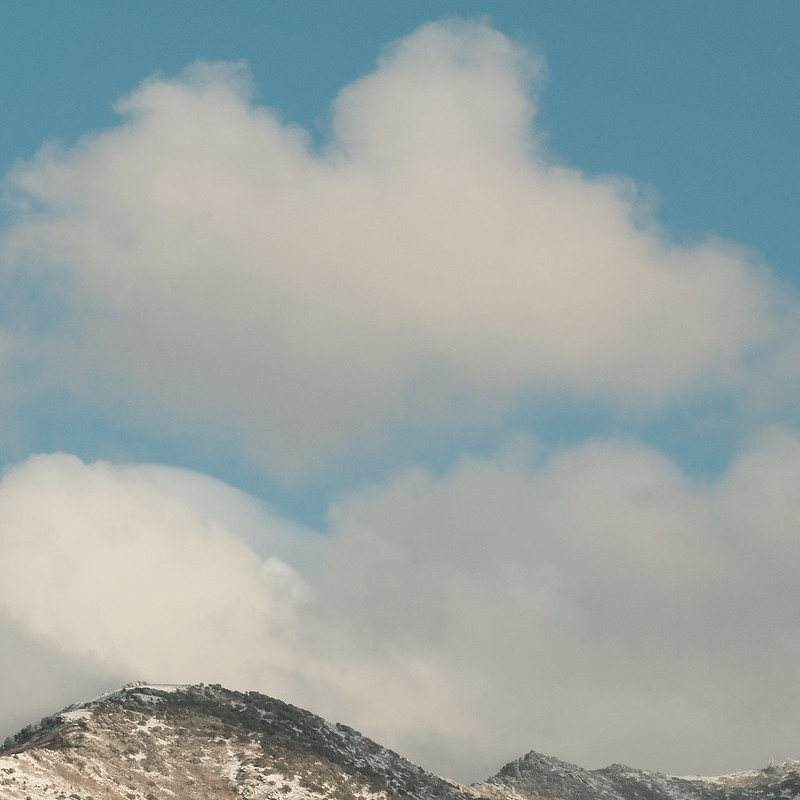
#> input picture refs/grain/xt30_a_off.jpg, 800 x 800 px, given in place of xt5_weak_small_crop.jpg, which was not available
$ python grain_measure2.py
#> lines starting #> are read from the running program, lines starting #| are printed output that depends on the picture; after the words box and inside, x2 and y2 are one past the last pixel; in counts of white or black regions, pixels touching at a corner belong together
import sys; sys.path.insert(0, "/Users/leonkreutzer/Downloads/fujisim")
import numpy as np
from PIL import Image
from scipy.ndimage import gaussian_filter, uniform_filter
L = np.array([.2126, .7152, .0722], np.float32)
def analyze(path, label, win=24):
#> called with label = 'X-T5 Grain Weak/Small (100%-Ausschnitt)', win = 24
    a = np.asarray(Image.open(path).convert("RGB")).astype(np.float32); y = a @ L
    base = gaussian_filter(y, 3.0); hp = y - base                              # Hochpass
    g = np.hypot(*np.gradient(gaussian_filter(y, 2.0)))                         # Struktur (Kanten/Textur) ausschliessen
    mean = uniform_filter(base, win); var = uniform_filter(hp ** 2, win)
    sel = (uniform_filter(g, win) < np.percentile(uniform_filter(g, win), 40))
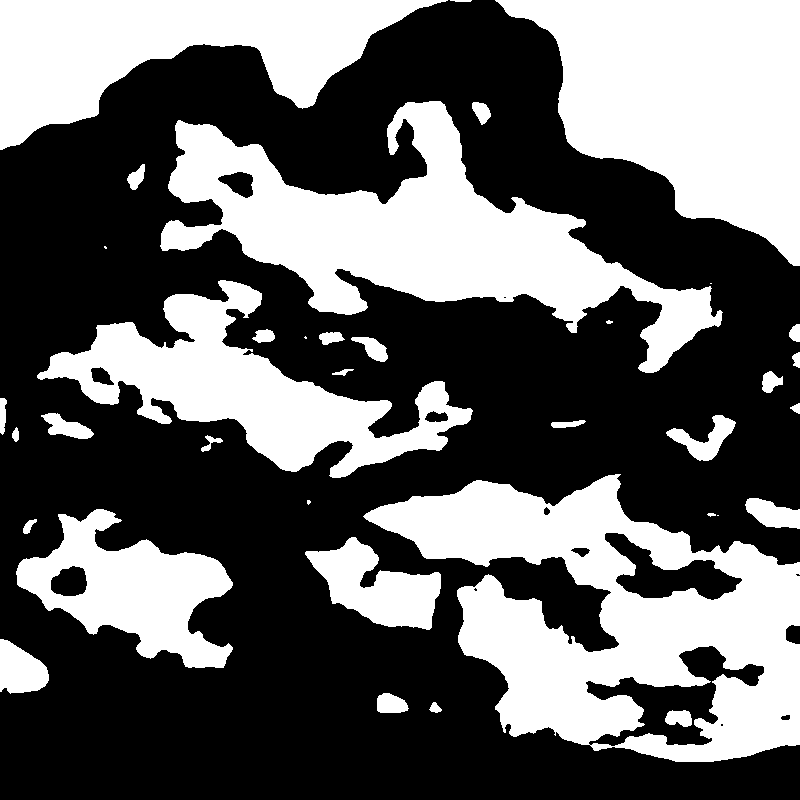
#> sel: shape (800, 800) bool; 40% white; 37 white regions (5 under 20 px), largest, box (x1, y1, x2, y2) and area: (363, 474, 800, 762) 61851, (160, 101, 723, 373) 51559, (495, 0, 800, 266) 48729
    print(f"\n{label}: Korn-Std (Luma-Hochpass, sigma 3) je Helligkeit, nur strukturarme Fenster")
    for lo in range(0, 256, 32):
        m = sel & (mean >= lo) & (mean < lo + 32)
        if m.sum() > 3000: print(f"   Y {lo:3d}-{lo+31:3d}: std {np.sqrt(np.median(var[m])):5.2f}   (n={m.sum()})")
#> this loop made 8 passes
#|    Y  96-127: std  0.89   (n=34957)
#|    Y 128-159: std  0.86   (n=65275)
#|    Y 160-191: std  0.68   (n=122898)
#|    Y 192-223: std  0.52   (n=32870)
    # ACF bei Lag 1..4 in glatten Patches
    flat = sel & (mean > 40) & (mean < 235)
    ys, xs = np.where(flat[::24, ::24]); acs = []
#> after `ys, xs = np.where(flat[::24, ::24])`: ys = 475 values from 0 to 31; xs = 475 values, max 33 at index 32, min 0 at index 0, mean 18.44
    for i, j in zip(ys[:200], xs[:200]):
        p = hp[i*24:i*24+48, j*24:j*24+48]
        if p.shape != (48, 48): continue
        p = p - p.mean(); f = np.fft.fft2(p); ac = np.fft.ifft2(f * np.conj(f)).real; ac /= ac[0, 0]; acs.append(0.5 * (ac[0, 1:5] + ac[1:5, 0]))
#> this loop made 200 passes
#> (i, j) on passes 2 to 4: (0, 1), (0, 2), (0, 3)
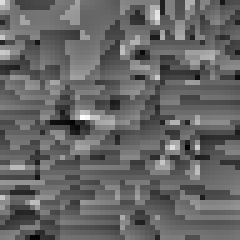
#> p: shape (48, 48) float32 (shown 5 times larger); min -2.12, max 3.2, mean 6.62e-09; drawn with min black and max white
#> after the loop, acs = 180 items, first 6: [0.42, -0.0378, -0.111, -0.0485], [0.466, 0.0266, -0.0776, -0.0165], [0.495, 0.025, -0.118, -0.0477], [0.471, -0.00598, -0.114, -0.00751], [0.462, 0.0106, -0.0909, -0.0172], [0.488, 0.0556, -0.0859, -0.0341]
    print("   Autokorrelation Lag 1,2,3,4:", np.round(np.median(acs, axis=0), 2))
#|    Autokorrelation Lag 1,2,3,4: [ 0.49  0.07 -0.02  0.01]
D = "/Users/leonkreutzer/Downloads/fujisim/refs/grain/%s.jpg"
analyze(D % "xt5_weak_small_crop", "X-T5 Grain Weak/Small (100%-Ausschnitt)")
analyze(D % "xt5_strong_large_crop", "X-T5 Grain Strong/Large (100%-Ausschnitt)")
#> call 2 of analyze, with win = 24
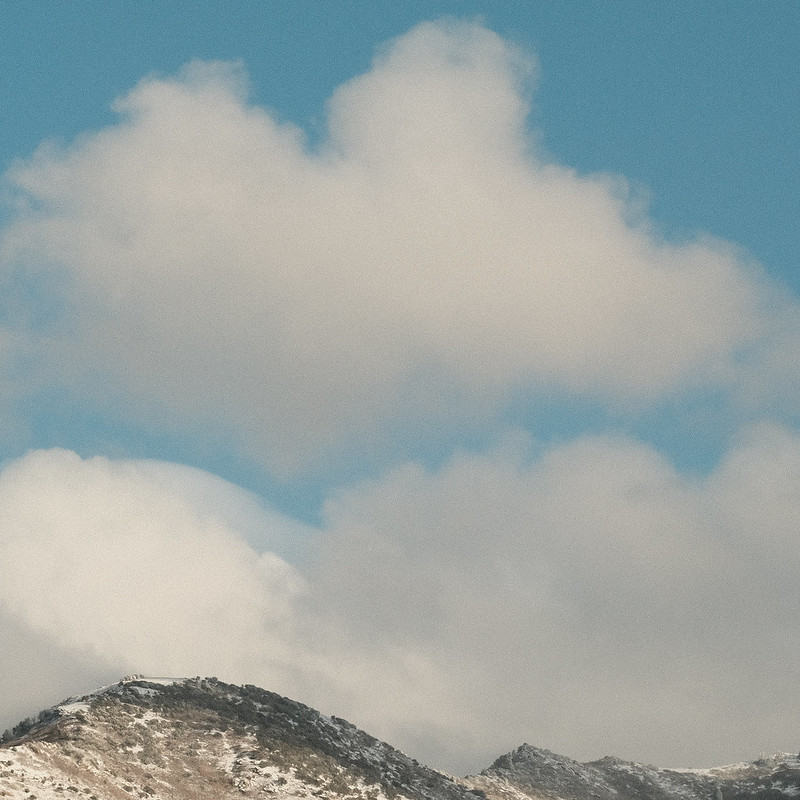
#> input picture refs/grain/xt30_a_strong.jpg, 800 x 800 px, given in place of xt5_strong_large_crop.jpg, which was not available
#> in analyze (call 2), `hp = y - base`:
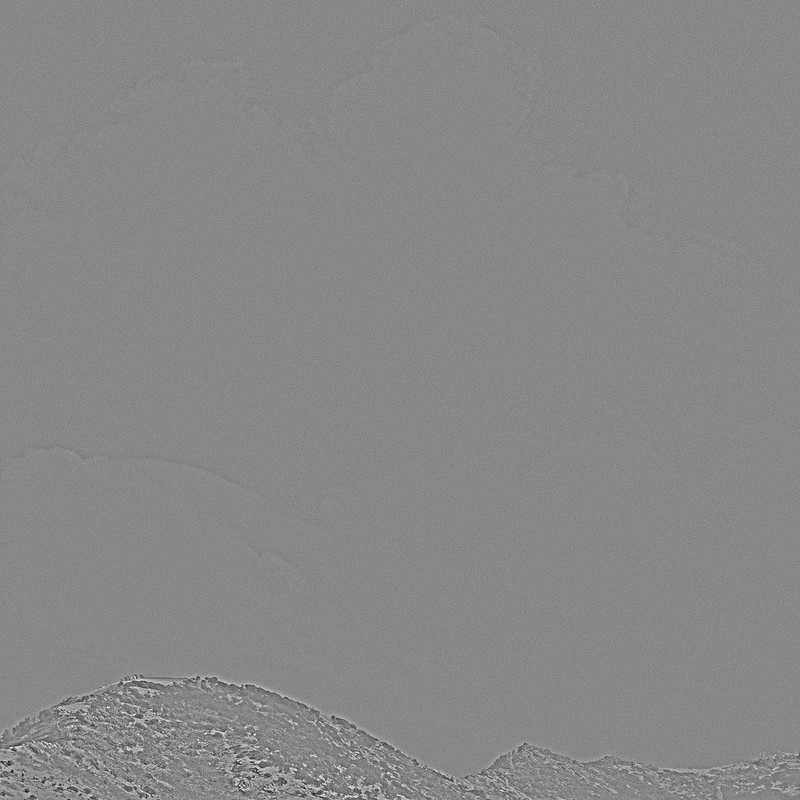
#> hp: shape (800, 800) float32; min -147.7, max 130.4, mean 0; drawn with min black and max white
#> in analyze (call 2), `var = uniform_filter(hp ** 2, win)`:
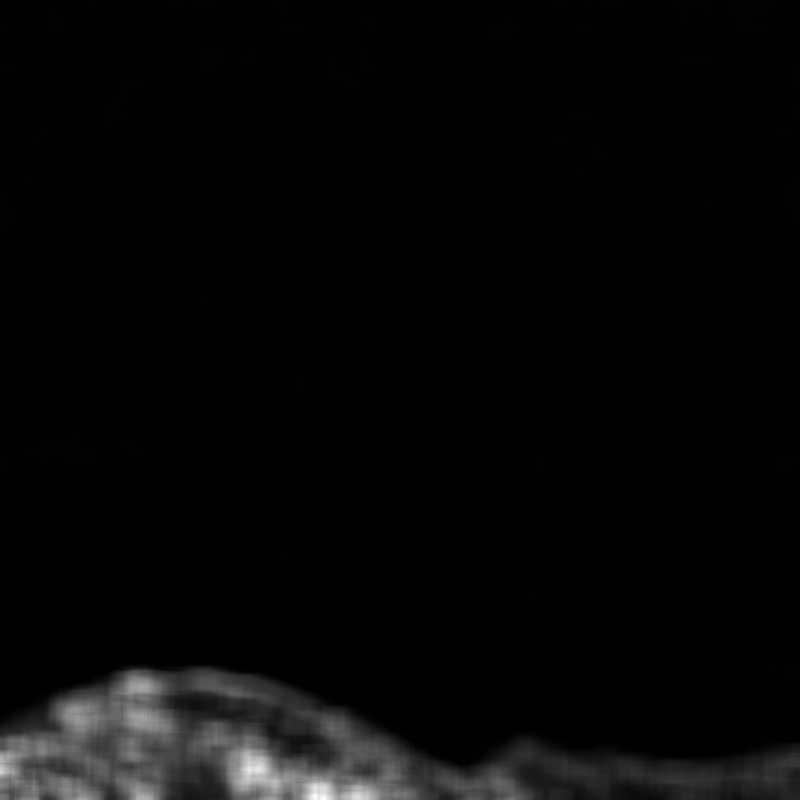
#> var: shape (800, 800) float32; min 7.04, max 2042.7, mean 71.2; drawn with min black and max white
#> in analyze (call 2), `sel = (uniform_filter(g, win) < np.percentile(uniform_filter(g, win), ..`:
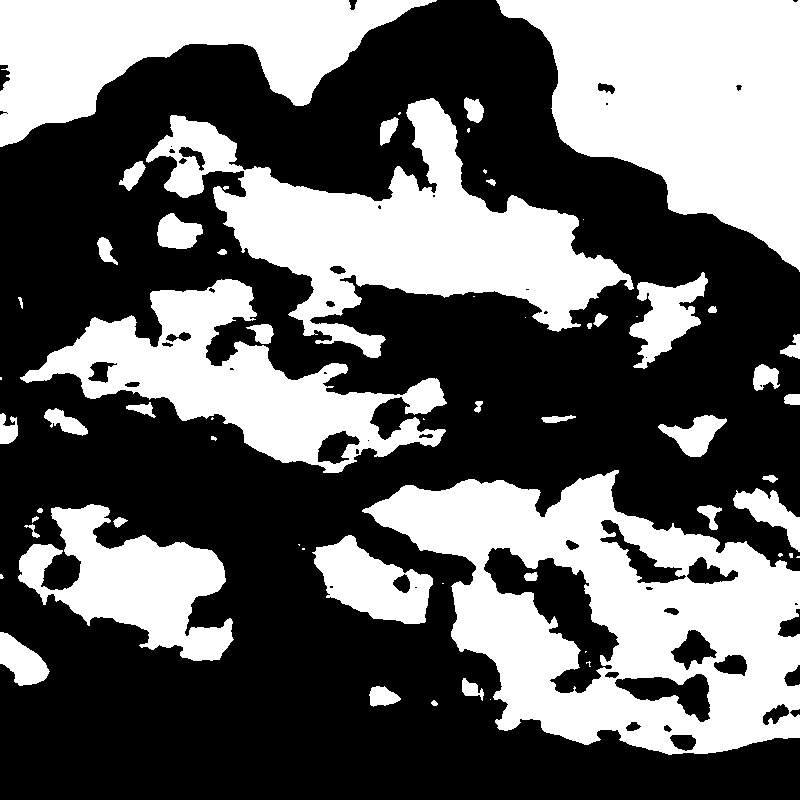
#> sel: shape (800, 800) bool; 40% white; 63 white regions (21 under 20 px), largest, box (x1, y1, x2, y2) and area: (362, 470, 800, 755) 63479, (496, 0, 800, 272) 49772, (146, 98, 634, 358) 44963
#> the loop in analyze (call 2), `for lo in range(0, 256, 32):` made 8 passes
#|    Y  96-127: std  4.40   (n=39918)
#|    Y 128-159: std  4.23   (n=61824)
#|    Y 160-191: std  3.84   (n=123692)
#|    Y 192-223: std  3.63   (n=30566)
#> in analyze (call 2), `ys, xs = np.where(flat[::24, ::24])`: ys = 468 values from 0 to 31; xs = 468 values, max 33 at index 31, min 0 at index 0, mean 18.65
#> the loop in analyze (call 2), `for i, j in zip(ys[:200], xs[:200]):` made 200 passes
#> after the loop in analyze (call 2), `for i, j in zip(ys[:200], xs[:200]):`:
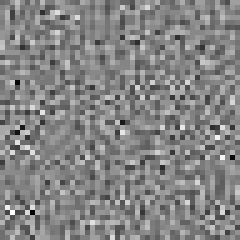
#> p: shape (48, 48) float32 (shown 5 times larger); min -16.45, max 15.08, mean -8.61e-08; drawn with min black and max white
#> after the loop in analyze (call 2), `for i, j in zip(ys[:200], xs[:200]):`: acs = 180 items
#|    Autokorrelation Lag 1,2,3,4: [ 0.02 -0.09  0.02  0.  ]
